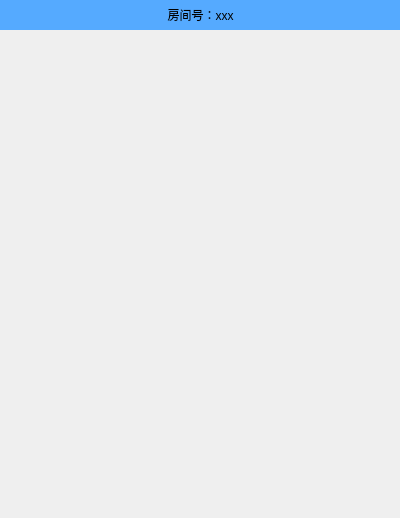
<?xml version="1.0" encoding="UTF-8"?>
<ui version="4.0">
 <class>YaoQingFriDialog</class>
 <widget class="QDialog" name="YaoQingFriDialog">
  <property name="geometry">
   <rect>
    <x>0</x>
    <y>0</y>
    <width>400</width>
    <height>518</height>
   </rect>
  </property>
  <property name="windowTitle">
   <string>Dialog</string>
  </property>
  <widget class="QLabel" name="lb_title">
   <property name="geometry">
    <rect>
     <x>0</x>
     <y>-1</y>
     <width>401</width>
     <height>31</height>
    </rect>
   </property>
   <property name="styleSheet">
    <string notr="true">background-color: rgb(85, 170, 255);</string>
   </property>
   <property name="text">
    <string>房间号：xxx</string>
   </property>
   <property name="alignment">
    <set>Qt::AlignCenter</set>
   </property>
  </widget>
  <widget class="QScrollArea" name="scrollArea">
   <property name="geometry">
    <rect>
     <x>0</x>
     <y>40</y>
     <width>401</width>
     <height>481</height>
    </rect>
   </property>
   <property name="frameShape">
    <enum>QFrame::NoFrame</enum>
   </property>
   <property name="widgetResizable">
    <bool>true</bool>
   </property>
   <widget class="QWidget" name="scrollAreaWidgetContents">
    <property name="geometry">
     <rect>
      <x>0</x>
      <y>0</y>
      <width>401</width>
      <height>481</height>
     </rect>
    </property>
    <layout class="QVBoxLayout" name="verticalLayout">
     <property name="leftMargin">
      <number>0</number>
     </property>
     <property name="topMargin">
      <number>3</number>
     </property>
     <property name="rightMargin">
      <number>0</number>
     </property>
     <property name="bottomMargin">
      <number>3</number>
     </property>
     <item>
      <widget class="QWidget" name="wdg_list" native="true"/>
     </item>
     <item>
      <spacer name="verticalSpacer">
       <property name="orientation">
        <enum>Qt::Vertical</enum>
       </property>
       <property name="sizeHint" stdset="0">
        <size>
         <width>20</width>
         <height>880</height>
        </size>
       </property>
      </spacer>
     </item>
    </layout>
   </widget>
  </widget>
 </widget>
 <resources/>
 <connections/>
</ui>
